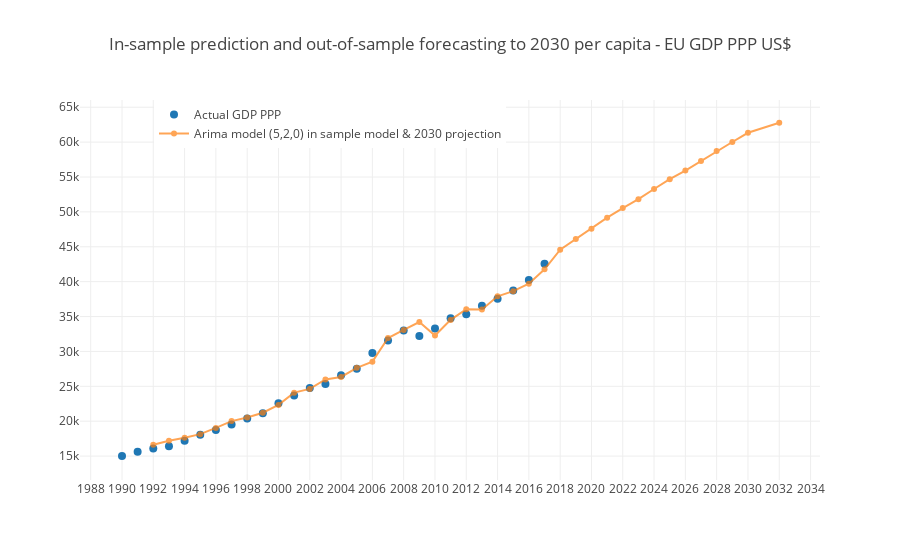

Source (notebook cell):
### Code cell
# Prediction from 1990 to 2032
trace0 = go.Scatter(
    x = ts.index,
    y = ts['GDP per capita'],
    mode = 'markers',
    name = 'Actual GDP PPP',marker = dict(size=8))
trace1 = go.Scatter(
    x = forecast.iloc[2:].index,
    y = forecast.iloc[2:].projection,
    mode = 'lines+markers',
    name = 'Arima model (5,2,0) in sample model & 2030 projection',marker = dict(size=6),opacity = 0.7)


layout = go.Layout(title= 'In-sample prediction and out-of-sample forecasting to 2030 per capita - EU GDP PPP US$ ',
    xaxis = dict(ticks='', nticks=43),
    yaxis = dict(nticks=20), legend=dict(x=0.1, y=1))
data = [trace0, trace1]
fig =go.Figure(data=data, layout=layout)
iplot(fig, filename='scatter-mode')

### Figure 1 — Plotly figure (JSON) as saved in the notebook; plotly's stock layout.template omitted (floating-point values rounded to 4 significant figures)
{"data": [{"marker": {"size": 8}, "mode": "markers", "name": "Actual GDP PPP", "type": "scatter", "uid": "846ba11a-c109-4014-b1c2-9e0e41b925c7", "x": ["1990-01-01", "1991-01-01", "1992-01-01", "1993-01-01", "1994-01-01", "1995-01-01", "1996-01-01", "1997-01-01", "1998-01-01", "1999-01-01", "2000-01-01", "2001-01-01", "2002-01-01", "2003-01-01", "2004-01-01", "2005-01-01", "2006-01-01", "2007-01-01", "2008-01-01", "2009-01-01", "2010-01-01", "2011-01-01", "2012-01-01", "2013-01-01", "2014-01-01", "2015-01-01", "2016-01-01", "2017-01-01"], "y": [15010.0, 15640.0, 16100.0, 16410.0, 17200.0, 18050.0, 18730.0, 19530.0, 20380.0, 21160.0, 22580.0, 23700.0, 24760.0, 25350.0, 26570.0, 27530.0, 29770.0, 31570.0, 33010.0, 32220.0, 33270.0, 34760.0, 35320.0, 36540.0, 37570.0, 38720.0, 40230.0, 42550.0]}, {"marker": {"size": 6}, "mode": "lines+markers", "name": "Arima model (5,2,0) in sample model & 2030 projection", "opacity": 0.7, "type": "scatter", "uid": "5fe9c8bf-97c4-4d45-af66-3c96aa0eef9e", "x": ["1992", "1993", "1994", "1995", "1996", "1997", "1998", "1999", "2000", "2001", "2002", "2003", "2004", "2005", "2006", "2007", "2008", "2009", "2010", "2011", "2012", "2013", "2014", "2015", "2016", "2017", "2018", "2019", "2020", "2021", "2022", "2023", "2024", "2025", "2026", "2027", "2028", "2029", "2030", "2032"], "y": [16620.0, 17190.0, 17630.0, 18150.0, 19040.0, 20020.0, 20530.0, 21210.0, 22340.0, 24090.0, 24630.0, 25990.0, 26350.0, 27650.0, 28540.0, 31920.0, 33080.0, 34220.0, 32280.0, 34520.0, 36040.0, 36010.0, 37900.0, 38640.0, 39720.0, 41770.0, 44580.0, 46130.0, 47590.0, 49170.0, 50550.0, 51820.0, 53280.0, 54680.0, 55930.0, 57310.0, 58740.0, 60020.0, 61340.0, 62780.0]}], "layout": {"legend": {"x": 0.1, "y": 1}, "title": {"text": "In-sample prediction and out-of-sample forecasting to 2030 per capita - EU GDP PPP US$ "}, "xaxis": {"nticks": 43, "ticks": ""}, "yaxis": {"nticks": 20}}}
